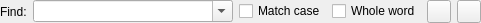
<?xml version="1.0" encoding="UTF-8"?>
<ui version="4.0">
 <class>E5TextEditSearchWidget</class>
 <widget class="QWidget" name="E5TextEditSearchWidget">
  <property name="geometry">
   <rect>
    <x>0</x>
    <y>0</y>
    <width>475</width>
    <height>22</height>
   </rect>
  </property>
  <layout class="QHBoxLayout" name="horizontalLayout">
   <property name="leftMargin">
    <number>0</number>
   </property>
   <property name="topMargin">
    <number>0</number>
   </property>
   <property name="rightMargin">
    <number>0</number>
   </property>
   <property name="bottomMargin">
    <number>0</number>
   </property>
   <item>
    <widget class="QLabel" name="label">
     <property name="text">
      <string>Find:</string>
     </property>
    </widget>
   </item>
   <item>
    <widget class="QComboBox" name="findtextCombo">
     <property name="sizePolicy">
      <sizepolicy hsizetype="Expanding" vsizetype="Fixed">
       <horstretch>0</horstretch>
       <verstretch>0</verstretch>
      </sizepolicy>
     </property>
     <property name="minimumSize">
      <size>
       <width>200</width>
       <height>0</height>
      </size>
     </property>
     <property name="editable">
      <bool>true</bool>
     </property>
     <property name="insertPolicy">
      <enum>QComboBox::InsertAtTop</enum>
     </property>
     <property name="duplicatesEnabled">
      <bool>false</bool>
     </property>
    </widget>
   </item>
   <item>
    <widget class="QCheckBox" name="caseCheckBox">
     <property name="text">
      <string>Match case</string>
     </property>
    </widget>
   </item>
   <item>
    <widget class="QCheckBox" name="wordCheckBox">
     <property name="text">
      <string>Whole word</string>
     </property>
    </widget>
   </item>
   <item>
    <widget class="QToolButton" name="findPrevButton">
     <property name="toolTip">
      <string>Press to find the previous occurrence</string>
     </property>
    </widget>
   </item>
   <item>
    <widget class="QToolButton" name="findNextButton">
     <property name="toolTip">
      <string>Press to find the next occurrence</string>
     </property>
    </widget>
   </item>
  </layout>
 </widget>
 <tabstops>
  <tabstop>findtextCombo</tabstop>
  <tabstop>caseCheckBox</tabstop>
  <tabstop>wordCheckBox</tabstop>
  <tabstop>findPrevButton</tabstop>
  <tabstop>findNextButton</tabstop>
 </tabstops>
 <resources/>
 <connections/>
</ui>
